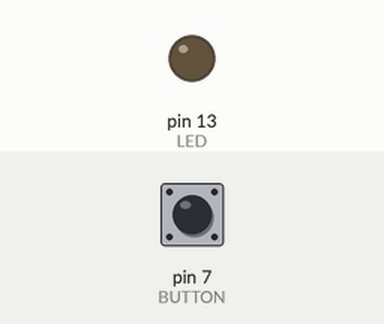
This sketch was run on a simulated Arduino Uno, built with avr-gcc and run on an emulated ATmega328P. Shown: output pins drawn as LEDs (lit = HIGH). The test bench sets the inputs (shaded band); at power-on: pin 7 (BUTTON) LOW.

Above: at 1.2 s.
1.3 s: pin 7 (BUTTON) pulled HIGH for 0.15 s
At 2.5 s:
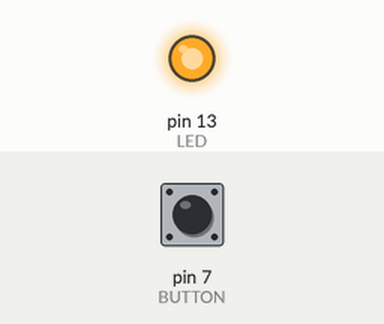
2.9 s: pin 7 (BUTTON) pulled HIGH for 1 s
At 4.0 s:
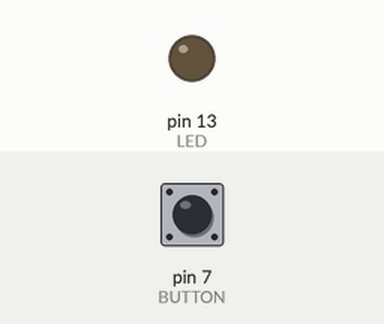
5.4 s: pin 7 (BUTTON) pulled HIGH for 3.2 s
At 5.9 s:
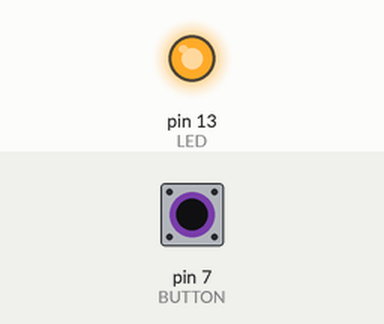
Timing chart, 0 to 8.4 s (numbered marks = the images above; inputs shaded):
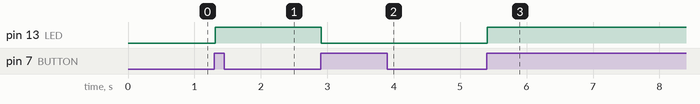

The sketch:

sketch_button.ino
```cpp
// Constants
const int LED = 13;
const int BUTTON = 7;

// Variables
int val = 0;
int old_val = 0;
int state = 0; // 0=off, 1=on

void setup() {
  // Tell Arduino which pins are input and output
  pinMode(LED, OUTPUT);
  pinMode(BUTTON, INPUT);
}

void loop() {
  val = digitalRead(BUTTON);

  // Check if the button is changing from not pressed to pressed
  if ((val==HIGH) && (old_val==LOW))
  {
    state = 1 - state;        // flip the button state 1->0 or 0->1
    delay(10);                // debounce, to prevent multiple quick button presses
  }

  // Remember the old button state
  old_val = val;

  // Set the LED according to the button state
  if (state == 1)
    digitalWrite(LED,HIGH);
  else
    digitalWrite(LED,LOW);
}
```

Measured:
- after the input at 1.3 s, pin 13 (LED): LOW → HIGH at once
- after the input at 2.9 s, pin 13 (LED): HIGH → LOW at once
- after the input at 5.4 s, pin 13 (LED): LOW → HIGH at once
